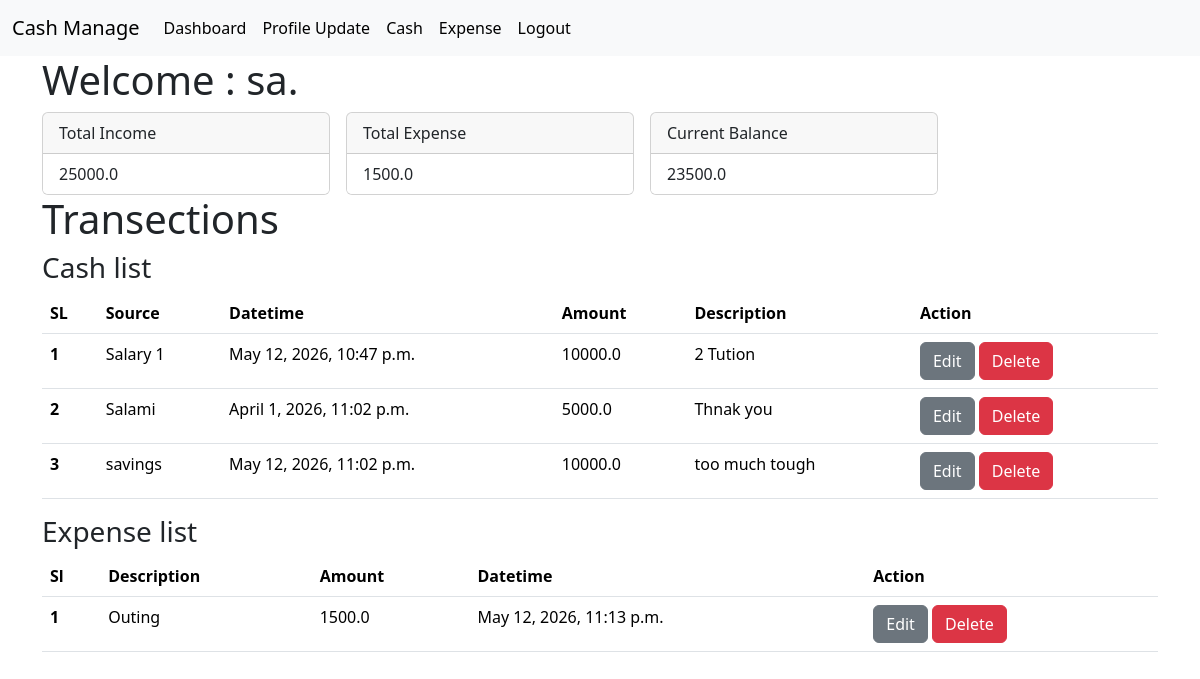
Screenshot of /dashboard/ (signed in) with the database file from the repository.
### ManageCaahApp/models.py (models this page shows, shortened)
class User(AbstractUser):
    def __str__(self):
        return f'{self.username}'

class AddCash(models.Model):
    user = models.ForeignKey(
        User,
        on_delete=models.CASCADE,
        related_name='user_cash',
        null=True
    )
    source = models.CharField(max_length=100, null=True)
    datetime = models.DateTimeField(null=True)
    amount = models.FloatField(null=True)
    description = models.TextField(null=True)

class ExpenseModel(models.Model):
    user = models.ForeignKey(
        User,
        on_delete=models.CASCADE,
        related_name='user_expanse',
        null=True
    )
    datetime = models.DateTimeField(null=True)
    amount = models.FloatField(null=True)
    description = models.TextField(null=True)

### ManageCaahApp/views.py (the view)
# urls.py: path('dashboard/', dashboard, name='dashboard' ),
@login_required
def dashboard(request):
    cash_data = AddCash.objects.filter(user=request.user)
    expense_data = ExpenseModel.objects.filter(user=request.user)
    total_income = cash_data.aggregate(
        total =Sum('amount')
    )['total'] or 0
    total_expense = expense_data.aggregate(
        total=Sum('amount')
    )['total'] or 0
    current_balance = total_income-total_expense
    context={
        'total_income': total_income,
        'total_expense' : total_expense,
        'current_balance' : current_balance,
        'expense_data' : expense_data,
        'cash_data' : cash_data
    }
    return render(request, 'dashboard.html' , context)

### ManageCaahApp/templates/dashboard.html
{% extends 'master/base.html' %}
{% block content %}
<h1>Welcome : {{request.user.username}}</h1>
<div class="d-flex gap-3">
<div class="card" style="width: 18rem;">
  <div class="card-header">
    Total Income
  </div>
  <ul class="list-group list-group-flush">
    <li class="list-group-item">{{total_income}}</li>
  </ul>
</div>
<div class="card" style="width: 18rem;">
  <div class="card-header">
    Total Expense
  </div>
  <ul class="list-group list-group-flush">
    <li class="list-group-item">{{total_expense}}</li>
  </ul>
</div>
<div class="card" style="width: 18rem;">
  <div class="card-header">
    Current Balance
  </div>
  <ul class="list-group list-group-flush">
    <li class="list-group-item">{{current_balance}}</li>
  </ul>
</div>
</div>
<h1>Transections</h1>
<h3>Cash list</h3>
<table class="table">
  <thead>
    <tr>
      <th scope="col">SL</th>
      <th scope="col">Source</th>
      <th scope="col">Datetime</th>
      <th scope="col">Amount</th>
      <th scope="col">Description</th>
      <th scope="col">Action</th>
    </tr>
  </thead>
  <tbody>
    {% for cash in cash_data %}
    <tr>
      <th scope="row">{{forloop.counter}}</th>
      <td>{{cash.source}}</td>
      <td>{{cash.datetime}}</td>
      <td>{{cash.amount}}</td>
      <td>{{cash.description}}</td>
      <td>
        <a href="{% url 'update_cash' cash.id %}" class="btn btn-secondary">Edit</a>
        <a href="{% url 'delete_cash' cash.id %}" class="btn btn-danger">Delete</a>
      </td>
    </tr>
    {% endfor %}
  </tbody>
</table>
<h3>Expense list</h3>
<table class="table">
  <thead>
    <tr>
      <th scope="col">Sl</th>
      <th scope="col">Description</th>
      <th scope="col">Amount</th>
      <th scope="col">Datetime</th>
      <th scope="col">Action</th>
    </tr>
  </thead>
  <tbody>
    {% for expense in expense_data %}
    <tr>
      <th scope="row">{{forloop.counter}}</th>
      <td>{{expense.description}}</td>
      <td>{{expense.amount}}</td>
      <td>{{expense.datetime}}</td>
      <td>
        <a href="{% url 'update_expense' expense.id %}" class="btn btn-secondary">Edit</a>
        <a href="{% url 'delete_expense' expense.id %}" class="btn btn-danger">Delete</a>
      </td>
    </tr>
    {% endfor %}
  </tbody>
</table>
{% endblock content %}

### ManageCaahApp/templates/master/base.html (shortened to what this page needs)
<!doctype html>
<html lang="en">
  <head>
    <link href="https://cdn.jsdelivr.net/npm/bootstrap@5.3.8/dist/css/bootstrap.min.css" rel="stylesheet">
  </head>
  <body>
    {% include 'master/nav.html' %}
    <div class="container">
    {% block content %}
    {% endblock content %}
    </div>
  </body>
</html>

### ManageCaahApp/templates/master/nav.html (shortened to what this page needs)
<nav class="navbar navbar-expand-lg bg-body-tertiary">
  <div class="container-fluid">
    <a class="navbar-brand" href="#">Cash Manage</a>
    <div class="collapse navbar-collapse" id="navbarNav">
      <ul class="navbar-nav">
        {% if not request.user.is_authenticated %}
        <li class="nav-item">
          <a class="nav-link active" aria-current="page" href="{% url 'register_page' %}">Register</a>
        </li>
        <li class="nav-item">
          <a class="nav-link active" aria-current="page" href="{% url 'login_page' %}">Login</a>
        </li>
          {% else %}
          <li class="nav-item">
            <a class="nav-link active" aria-current="page" href="{% url 'dashboard' %}">Dashboard</a>
          </li>
          <li class="nav-item">
            <a class="nav-link active" aria-current="page" href="{% url 'profile_update' %}">Profile Update</a>
          </li>
          <li class="nav-item">
            <a class="nav-link active" aria-current="page" href="{% url 'cash_list' %}">Cash</a>
          </li>
          <li class="nav-item">
            <a class="nav-link active" aria-current="page" href="{% url 'expense_list' %}">Expense</a>
          </li>
          <li class="nav-item">
            <a class="nav-link active" aria-current="page" href="{% url 'logout_page' %}">Logout</a>
          </li>
        {% endif %}
      </ul>
    </div>
  </div>
</nav>

### rows the page displays
User: user.username "sa."
AddCash: source "Salary 1", datetime "May 12, 2026, 10:47 p.m.", amount "10000.0", description "2 Tution"
AddCash: source "Salami", datetime "April 1, 2026, 11:02 p.m.", amount "5000.0", description "Thnak you"
AddCash: source "savings", datetime "May 12, 2026, 11:02 p.m.", amount "10000.0", description "too much tough"
ExpenseModel: description "Outing", amount "1500.0", datetime "May 12, 2026, 11:13 p.m."

### other values shown
{{ total_income }} "25000.0"
{{ total_expense }} "1500.0"
{{ current_balance }} "23500.0"
